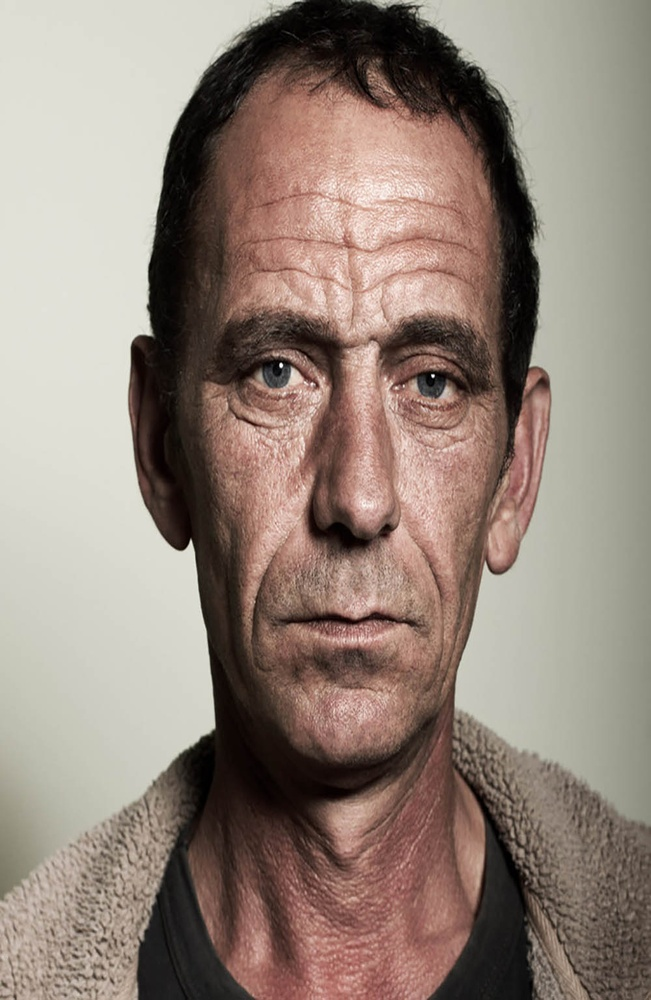
#> input picture Images/Michael-Moore2.jpg, 651 x 1000 px, shrunk from 1000 x 1535 before the run
$ python -i Harris.py   (imports and definitions only)   (older library calls are emulated)
#> lines starting #> are read from the running program, lines starting #| are printed output that depends on the picture
import cv2
import numpy as np

class Harris():
    def grey_scale_img(self, img):
        """
        Convert an image from BGR color space to grayscale.

        Parameters:
            img (numpy.ndarray): The input image in BGR color space.

        Returns:
            numpy.ndarray: The grayscale version of the input image.
        """
        return cv2.cvtColor(img, cv2.COLOR_BGR2GRAY)

    def apply_smoothing(self,img, kernel=(3,3)):
        """
        Apply smoothing to an image using Gaussian blur.

        Parameters:
            img (numpy.ndarray): The input image to be smoothed.
            kernel (tuple): The size of the kernel used for smoothing. Default is (3,3).

        Returns:
            numpy.ndarray: The smoothed image.
        """
        return cv2.GaussianBlur(img, kernel, 0)

    def compute_gradients(self, image):
        """
        Compute the gradients of an image using the Sobel operator.

        Parameters:
            image (numpy.ndarray): The input image.

        Returns:
            sobelx (numpy.ndarray): The gradient in the x direction.
            sobely (numpy.ndarray): The gradient in the y direction.
        """
        sobelx = cv2.Sobel(image, cv2.CV_64F, 1, 0, ksize=3)
        sobely = cv2.Sobel(image, cv2.CV_64F, 0, 1, ksize=3)
        return sobelx, sobely

    def compute_products_of_derivatives(self, sobelx, sobely):
        """
        Compute the products of the derivatives of an image using the Sobel operator.

        Parameters:
            sobelx (numpy.ndarray): The gradient in the x direction.
            sobely (numpy.ndarray): The gradient in the y direction.

        Returns:
            tuple: A tuple containing the squares of the x and y gradients, and the product of the x and y gradients.
        """
        IxIx = sobelx ** 2
        IyIy = sobely ** 2
        IxIy = sobelx * sobely
        return IxIx, IyIy, IxIy

    def compute_sums_of_products(self, IxIx, IyIy, IxIy):
        """
        Compute the sums of products of the given parameters.

        Parameters:
            IxIx (numpy.ndarray): The array containing the squared x derivatives.
            IyIy (numpy.ndarray): The array containing the squared y derivatives.
            IxIy (numpy.ndarray): The array containing the products of x and y derivatives.

        Returns:
            tuple: A tuple containing the sums of the IxIx, IyIy, and IxIy arrays.
        """
        sum_IxIx = self.apply_smoothing(IxIx)
        sum_IyIy = self.apply_smoothing(IyIy)
        sum_IxIy = self.apply_smoothing(IxIy)
        return sum_IxIx, sum_IyIy, sum_IxIy

    def compute_harris_response(self, sum_IxIx, sum_IyIy, sum_IxIy, k):
        """
        Compute the Harris response using the given parameters.

        Parameters:
            sum_IxIx (float): The sum of squared x derivatives.
            sum_IyIy (float): The sum of squared y derivatives.
            sum_IxIy (float): The sum of x and y derivatives products.
            k (float): A constant multiplier.

        Returns:
            float: The computed Harris response value.
        """
        det = (sum_IxIx * sum_IyIy) - (sum_IxIy ** 2)
        trace = sum_IxIx + sum_IyIy
        return det - k * (trace ** 2)

    def threshold_and_get_corners(self, harris_response, threshold):
        """
        Compute the corners in an image based on the Harris response and threshold.

        Parameters:
            harris_response (numpy.ndarray): The Harris response image.
            threshold (float): The threshold value for corner detection.

        Returns:
            numpy.ndarray: The coordinates of the corners in the image.
        """
        corner_threshold = harris_response.max() * threshold
        corners = np.where(harris_response > corner_threshold)
        return np.vstack((corners[1], corners[0])).T

    def draw_corners(self, image, corner_coords):
        """
        Draws circles on the given image at the specified corner coordinates.

        Parameters:
            image (numpy.ndarray): The input image.
            corner_coords (numpy.ndarray): The coordinates of the corners.

        Returns:
            None
        """
        for corner in corner_coords:
            cv2.circle(image, tuple(corner), 2, (0, 255, 0), -1)
        self.write_output_image(image)

    def write_output_image(self, image):
        cv2.imwrite('../imgs/output_harris.jpg', image)

    def harris_corner_detector(self, image, k=0.04, threshold=0.01):
        """
        Applies the Harris corner detection algorithm to an image.

        Parameters:
            image (numpy.ndarray): The input image.
            k (float): A constant multiplier for the Harris response calculation. Default is 0.04.
            threshold (float): The threshold value for corner detection. Default is 0.01.

        Returns:
            numpy.ndarray: The image with circles drawn on the detected corners.
            False: If an error occurs during the corner detection process.
        """
        if image is None:
            raise ValueError("Image is Empty")
        try:
            gray = self.grey_scale_img(image)
            sobelx, sobely = self.compute_gradients(gray)
            IxIx, IyIy, IxIy = self.compute_products_of_derivatives(sobelx, sobely)
            sum_IxIx, sum_IyIy, sum_IxIy = self.compute_sums_of_products(IxIx, IyIy, IxIy)
            harris_response = self.compute_harris_response(sum_IxIx, sum_IyIy, sum_IxIy, k)
            corner_coords = self.threshold_and_get_corners(harris_response, threshold)
            self.draw_corners(image, corner_coords)
            return image

        except Exception as e:
            print(str(e))
            return False

>>> import cv2
>>> picture = cv2.imread('../Images/Michael-Moore2.jpg')
#> picture is the input picture: shape (1000, 651, 3); mean B, G, R 121.8, 132.2, 147.4
>>> result = Harris().harris_corner_detector(picture)
#> in grey_scale_img, `return cv2.cvtColor(img, cv2.COLOR_BGR2GRAY)`:
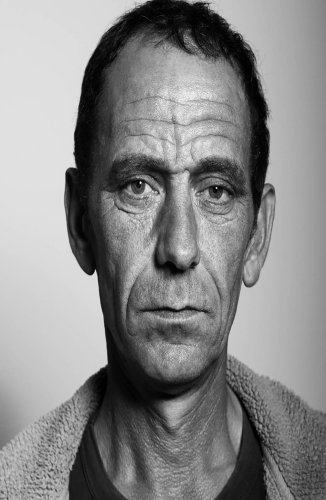
#> returned value: shape (1000, 651) (shown at 1/2 size); min 0, max 255, mean 135.6
#> in compute_gradients, `sobelx = cv2.Sobel(image, cv2.CV_64F, 1, 0, ksize=3)`:
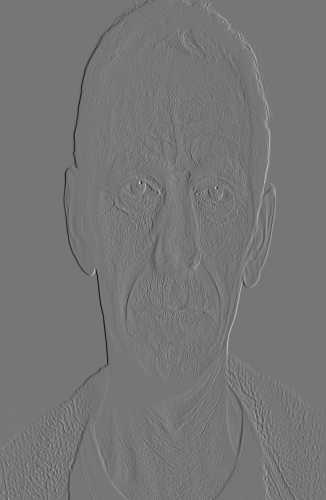
#> sobelx: shape (1000, 651) float64 (shown at 1/2 size); min -844, max 973, mean -0.8; drawn with min black and max white
#> in compute_gradients, `sobely = cv2.Sobel(image, cv2.CV_64F, 0, 1, ksize=3)`:
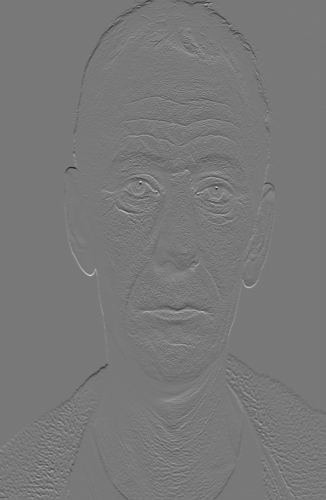
#> sobely: shape (1000, 651) float64 (shown at 1/2 size); min -770, max 854, mean -0.7; drawn with min black and max white
#> in compute_products_of_derivatives, `IxIx = sobelx ** 2`:
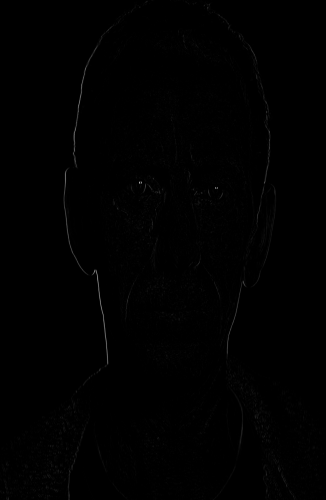
#> IxIx: shape (1000, 651) float64 (shown at 1/2 size); min 0, max 946729, mean 3388.5; drawn with min black and max white
#> in compute_products_of_derivatives, `IxIy = sobelx * sobely`:
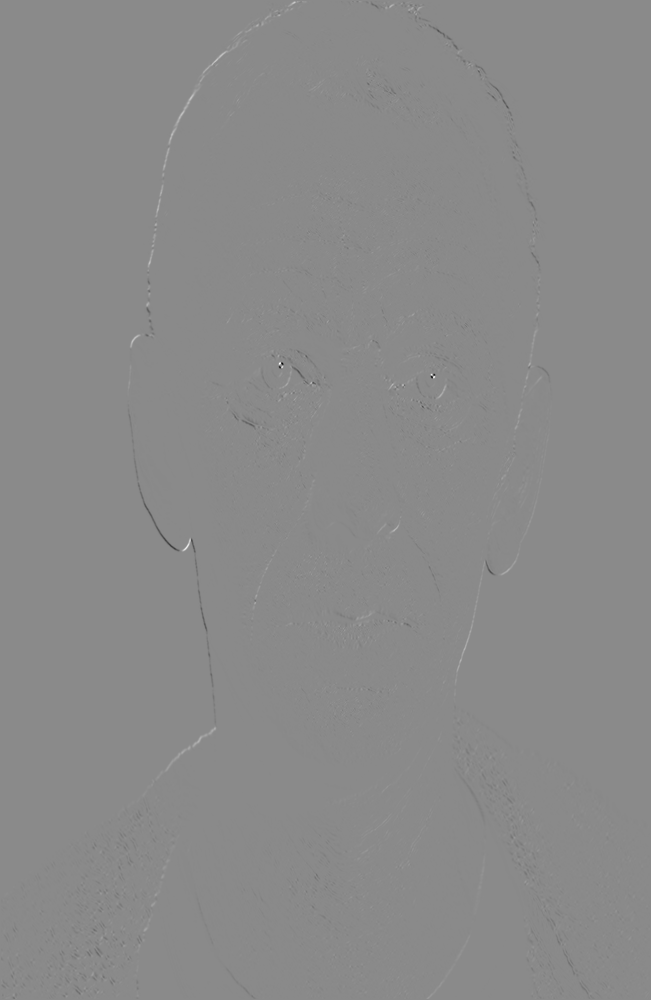
#> IxIy: shape (1000, 651) float64; min -390355, max 330512, mean -132.6; drawn with min black and max white
#> in threshold_and_get_corners, `corner_threshold = harris_response.max() * threshold`: corner_threshold = 461324368.8
#> in threshold_and_get_corners, `corners = np.where(harris_response > corner_threshold)`: corners = 359 positions, rows 0 to 996, columns 65 to 574
#> in harris_corner_detector, `corner_coords = self.threshold_and_get_corners(harris_response, thresh..`: corner_coords = 359 pairs, first value 65 to 574, second value 0 to 996
#> the loop in draw_corners, `for corner in corner_coords:` made 359 passes
#> corner on passes 1 to 3: [302, 0], [387, 6], [388, 6]

$ run again, on Images/dogs2.jpg
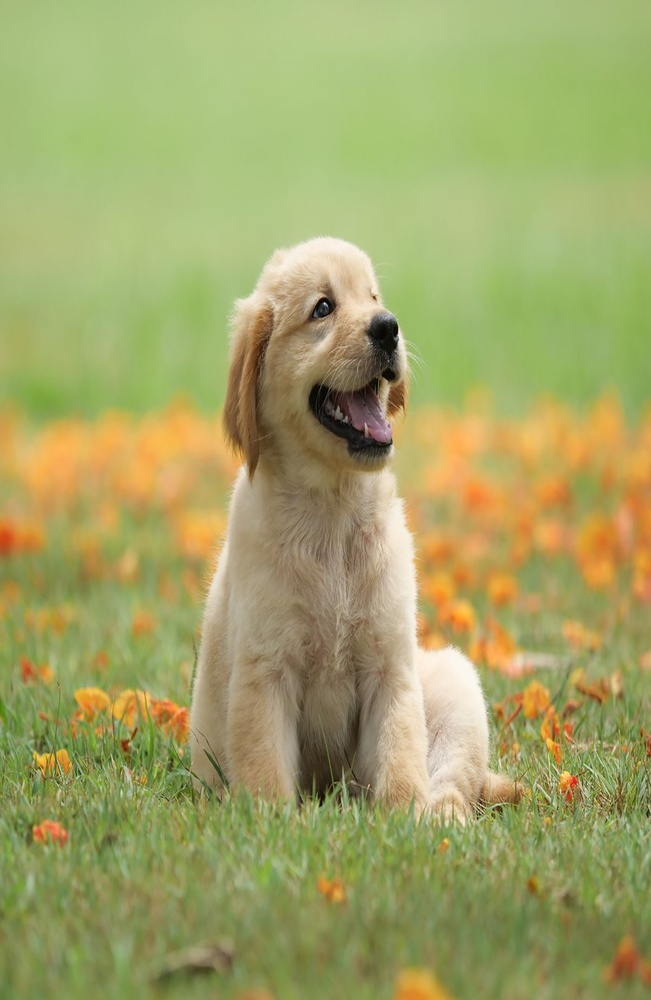
#> input picture Images/dogs2.jpg, 651 x 1000 px, shrunk from 1000 x 1535 before the run
#> picture is the input picture: shape (1000, 651, 3); mean B, G, R 102.4, 164.3, 161.9
#> in compute_gradients, `sobely = cv2.Sobel(image, cv2.CV_64F, 0, 1, ksize=3)`:
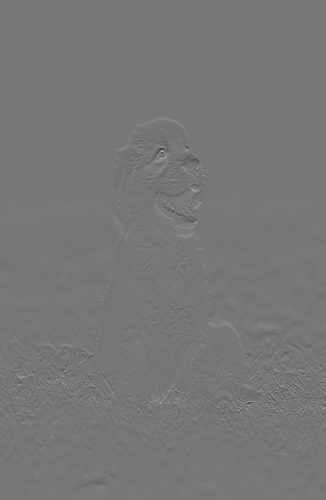
#> sobely: shape (1000, 651) float64 (shown at 1/2 size); min -662, max 753, mean -0.4; drawn with min black and max white
#> in compute_products_of_derivatives, `IxIx = sobelx ** 2`:
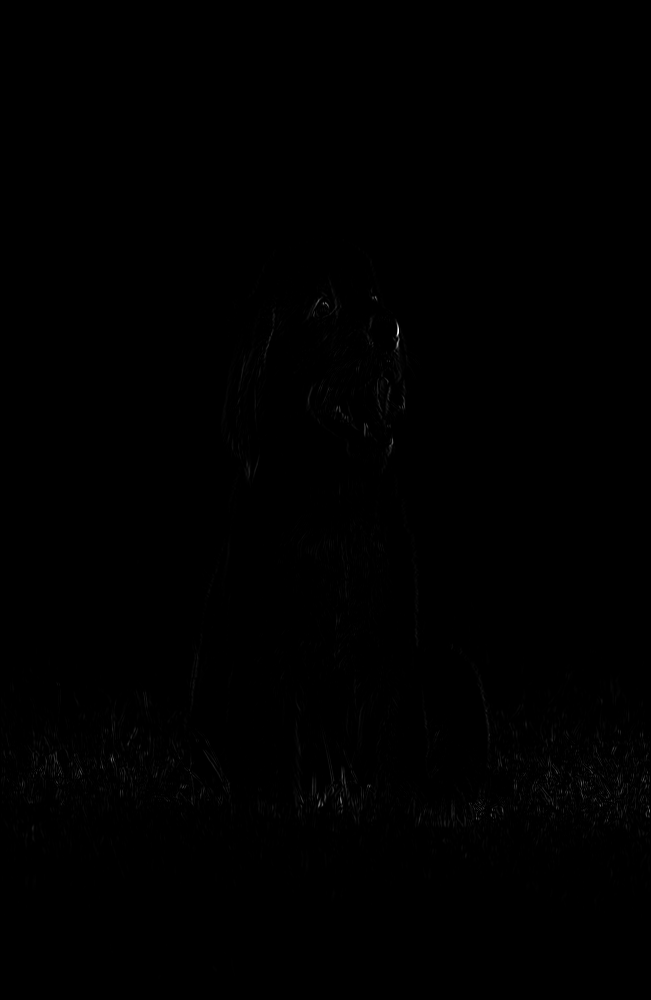
#> IxIx: shape (1000, 651) float64; min 0, max 727609, mean 1354; drawn with min black and max white
#> corner_threshold = 187665001.5
#> corners = 1098 positions, rows 295 to 820, columns 34 to 650
#> corner_coords = 1098 pairs, first value 34 to 650, second value 295 to 820
#> the loop in draw_corners, `for corner in corner_coords:` made 1098 passes
#> corner on passes 1 to 3: [323, 295], [324, 295], [325, 295]
